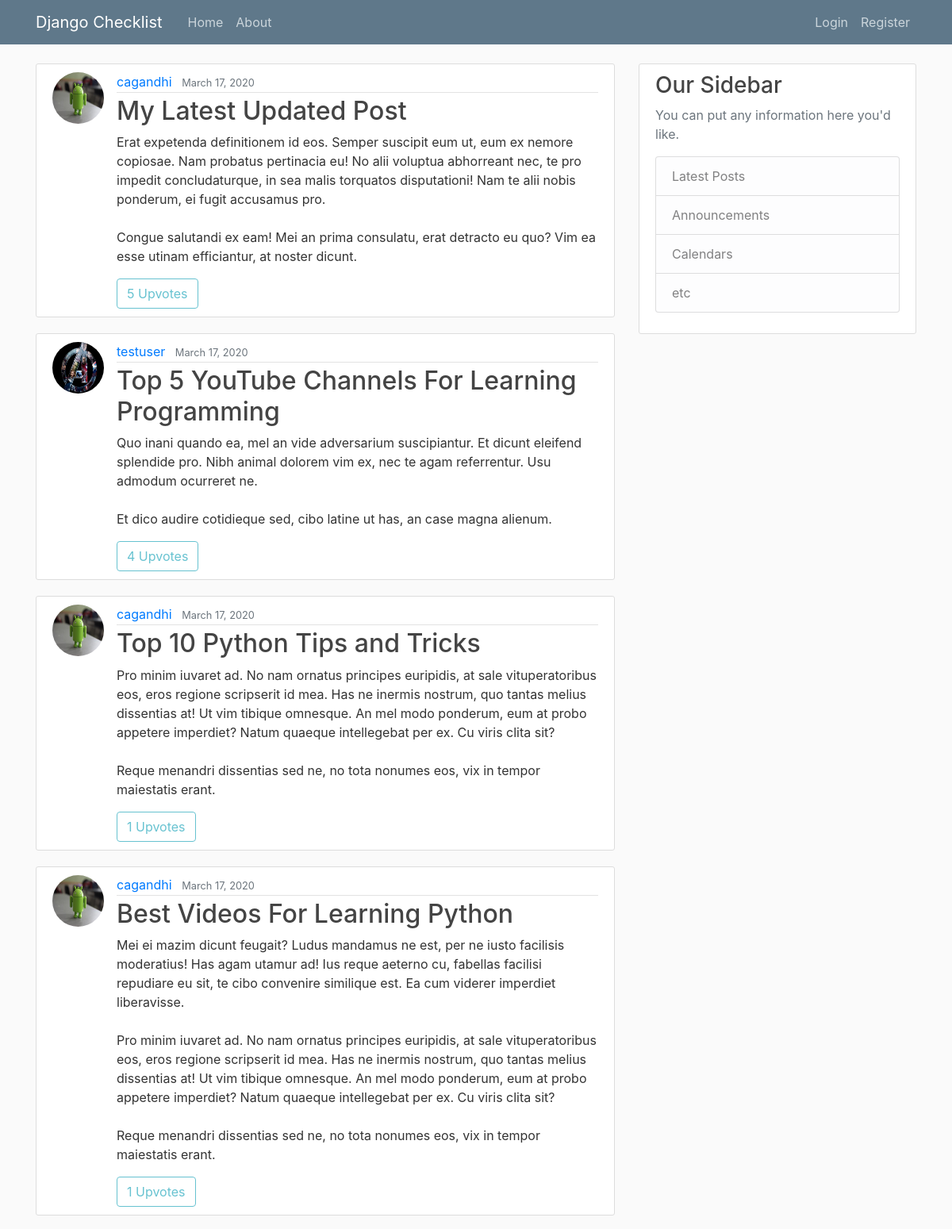
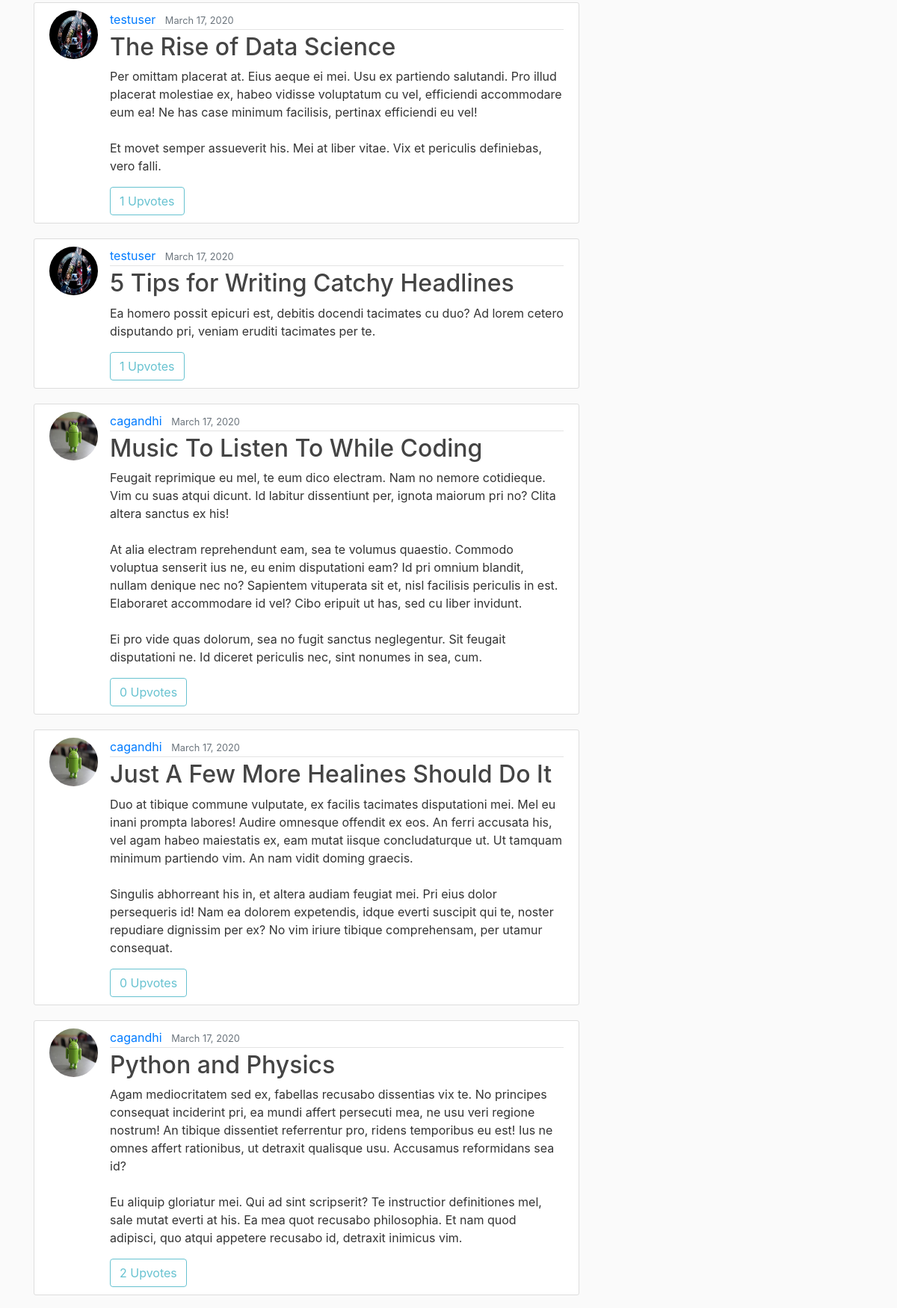
The page / (upper part) on the database its author committed (2 pictures, top to bottom).
### checklist/models.py (models this page shows, shortened)
class Checklist(models.Model):
	title = models.CharField(max_length=100)
	content = models.TextField()
	date_posted = models.DateTimeField(default=timezone.now)
	author = models.ForeignKey(User, on_delete = models.CASCADE)
	visibility = models.IntegerField(default=0)

### users/models.py (models this page shows, shortened)
class Profile(models.Model):
	user = models.OneToOneField(User, on_delete = models.CASCADE)
	image = models.ImageField(default='default.jpg', upload_to='profile_pics')

### checklist/views.py (the view)
# urls.py: path('', views.home, name='checklist-home'),
def home(request):
	upvotes_cnt_list = []
	checklists_var = Checklist.objects.all().order_by('-date_posted')
	for checklist in checklists_var:
		upvotes_cnt_list.append(Upvote.objects.filter(checklist=checklist).count())
	checklist_upvotes = zip(checklists_var, upvotes_cnt_list)
	context = {
		'checklist_upvotes': checklist_upvotes,
		'title': 'home'
	}
	return render(request, 'checklist/home.html', context) # because render looks in templates subdirectory, by default

### checklist/templates/checklist/home.html
{% extends "checklist/base.html" %}
{% block content %}
	{% for checklist, uvote in checklist_upvotes %}
		<article class="media content-section">
			<img class="rounded-circle article-img" src="{{ checklist.author.profile.image.url }}">
			<div class="media-body">
				<div class="article-metadata">
					<a class="mr-2" href="{% url 'user-checklists' checklist.author.username %}">{{ checklist.author }}</a>
					<small class="text-muted">{{ checklist.date_posted|date:'F d, Y' }}</small>
				</div>
				<h2><a class="article-title" href="{% url 'checklist-detail' checklist.id %}">{{ checklist.title }}</a></h2>
				<p class="article-content">{{ checklist.content }}</p>
				{% if user.is_authenticated and checklist.author.username != user.username %}
					<a class="btn btn-outline-info" href="{% url 'upvote' checklist.id user.username %}">Upvote | {{ uvote }}</a>
				{% else %}
					<a class="btn btn-outline-info disabled">{{ uvote }} Upvotes</a>
				{% endif %}
			</div>
		</article>
	{% endfor %}
{% endblock content  %}

### checklist/static/checklist/main.css (style rules this page uses)
body { background: #fafafa; color: #333333; margin-top: 5rem; }
h1, h2, h3, h4, h5, h6 { color: #444444; }
.content-section { background: #ffffff; padding: 10px 20px; border: 1px solid #dddddd; border-radius: 3px; margin-bottom: 20px; }
.article-title { color: #444444; }
.article-content { white-space: pre-line; }
.article-img { height: 65px; width: 65px; margin-right: 16px; }
.article-metadata { padding-bottom: 1px; margin-bottom: 4px; border-bottom: 1px solid #e3e3e3 }

### rows shown on the page
Checklist: author.profile.image (picture), author "cagandhi", date_posted "March 17, 2020", title "My Latest Updated Post", content "Erat expetenda definitionem id eos. Semper suscipit eum ut, eum ex nemore copiosae. Nam probatus pertinacia eu! No alii voluptua abhorreant nec, te pro impedit concludaturque, in sea malis torquatos disputationi! Nam te alii nobis ponderum, ei fugit accusamus pro. Congue salutandi ex eam! Mei an prima consulatu, erat detracto eu quo? Vim ea esse utinam efficiantur, at noster dicunt.", uvote "5"
Checklist: author.profile.image (placeholder picture), author "testuser", date_posted "March 17, 2020", title "Top 5 YouTube Channels For Learning Programming", content "Quo inani quando ea, mel an vide adversarium suscipiantur. Et dicunt eleifend splendide pro. Nibh animal dolorem vim ex, nec te agam referrentur. Usu admodum ocurreret ne. Et dico audire cotidieque sed, cibo latine ut has, an case magna alienum.", uvote "4"
Checklist: author.profile.image (picture), author "cagandhi", date_posted "March 17, 2020", title "Top 10 Python Tips and Tricks", content "Pro minim iuvaret ad. No nam ornatus principes euripidis, at sale vituperatoribus eos, eros regione scripserit id mea. Has ne inermis nostrum, quo tantas melius dissentias at! Ut vim tibique omnesque. An mel modo ponderum, eum at probo appetere imperdiet? Natum quaeque intellegebat per ex. Cu viris clita sit? Reque menandri dissentias sed ne, no tota nonumes eos, vix in tempor maiestatis erant.", author "1"
Checklist: author.profile.image (picture), author "cagandhi", date_posted "March 17, 2020", title "Best Videos For Learning Python", content "Mei ei mazim dicunt feugait? Ludus mandamus ne est, per ne iusto facilisis moderatius! Has agam utamur ad! Ius reque aeterno cu, fabellas facilisi repudiare eu sit, te cibo convenire similique est. Ea cum viderer imperdiet liberavisse. Pro minim iuvaret ad. No nam ornatus principes euripidis, at sale vituperatoribus eos, eros regione scripserit id mea. Has ne inermis nostrum, quo tantas melius dissentias at! Ut vim tibique omnesque. An mel modo ponderum, eum at probo appetere imperdiet? Natum quaeque intellegebat per ex. Cu viris clita sit? Reque menandri dissentias sed ne, no tota nonumes eos, vix in tempor maiestatis erant.", author "1"
Checklist: author.profile.image (placeholder picture), author "testuser", date_posted "March 17, 2020", title "The Rise of Data Science", content "Per omittam placerat at. Eius aeque ei mei. Usu ex partiendo salutandi. Pro illud placerat molestiae ex, habeo vidisse voluptatum cu vel, efficiendi accommodare eum ea! Ne has case minimum facilisis, pertinax efficiendi eu vel! Et movet semper assueverit his. Mei at liber vitae. Vix et periculis definiebas, vero falli.", uvote "1"
Checklist: author.profile.image (placeholder picture), author "testuser", date_posted "March 17, 2020", title "5 Tips for Writing Catchy Headlines", content "Ea homero possit epicuri est, debitis docendi tacimates cu duo? Ad lorem cetero disputando pri, veniam eruditi tacimates per te.", uvote "1"
Checklist: author.profile.image (picture), author "cagandhi", date_posted "March 17, 2020", title "Music To Listen To While Coding", content "Feugait reprimique eu mel, te eum dico electram. Nam no nemore cotidieque. Vim cu suas atqui dicunt. Id labitur dissentiunt per, ignota maiorum pri no? Clita altera sanctus ex his! At alia electram reprehendunt eam, sea te volumus quaestio. Commodo voluptua senserit ius ne, eu enim disputationi eam? Id pri omnium blandit, nullam denique nec no? Sapientem vituperata sit et, nisl facilisis periculis in est. Elaboraret accommodare id vel? Cibo eripuit ut has, sed cu liber invidunt. Ei pro vide quas dolorum, sea no fugit sanctus neglegentur. Sit feugait disputationi ne. Id diceret periculis nec, sint nonumes in sea, cum.", visibility "0"
Checklist: author.profile.image (picture), author "cagandhi", date_posted "March 17, 2020", title "Just A Few More Healines Should Do It", content "Duo at tibique commune vulputate, ex facilis tacimates disputationi mei. Mel eu inani prompta labores! Audire omnesque offendit ex eos. An ferri accusata his, vel agam habeo maiestatis ex, eam mutat iisque concludaturque ut. Ut tamquam minimum partiendo vim. An nam vidit doming graecis. Singulis abhorreant his in, et altera audiam feugiat mei. Pri eius dolor persequeris id! Nam ea dolorem expetendis, idque everti suscipit qui te, noster repudiare dignissim per ex? No vim iriure tibique comprehensam, per utamur consequat.", visibility "0"
Checklist: author.profile.image (picture), author "cagandhi", date_posted "March 17, 2020", title "Python and Physics", content "Agam mediocritatem sed ex, fabellas recusabo dissentias vix te. No principes consequat inciderint pri, ea mundi affert persecuti mea, ne usu veri regione nostrum! An tibique dissentiet referrentur pro, ridens temporibus eu est! Ius ne omnes affert rationibus, ut detraxit qualisque usu. Accusamus reformidans sea id? Eu aliquip gloriatur mei. Qui ad sint scripserit? Te instructior definitiones mel, sale mutat everti at his. Ea mea quot recusabo philosophia. Et nam quod adipisci, quo atqui appetere recusabo id, detraxit inimicus vim.", uvote "2"
